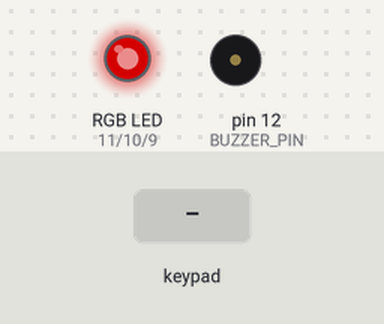
The sketch below on a simulated Arduino Uno, built with avr-gcc and run on an emulated ATmega328P. Shown: an RGB LED mixed from three pins (HIGH = lit), buzzer (waves = sounding). Inputs (shaded band) come from the test bench. Dim RGB values are drawn brighter than linear; what the sketch prints to the serial monitor is not drawn.

Above: at 1.2 s.
1.3 s: key '*' pressed
At 2.2 s:
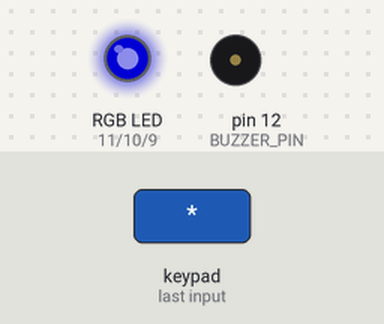
3.0 s: keypad keys 0 0 0 0 pressed 0.4 s apart
At 6.0 s:
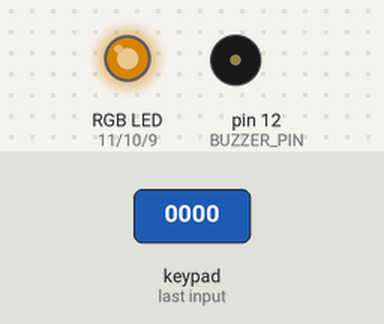
6.4 s: keypad keys 0 0 0 0 # pressed 0.4 s apart
At 8.1 s:
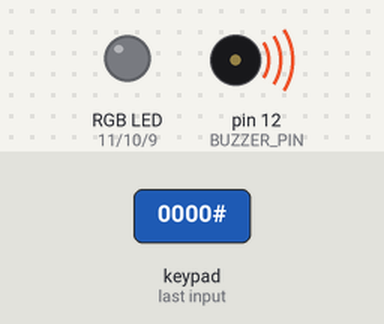
9.9 s: key '1' pressed
At 11.6 s:
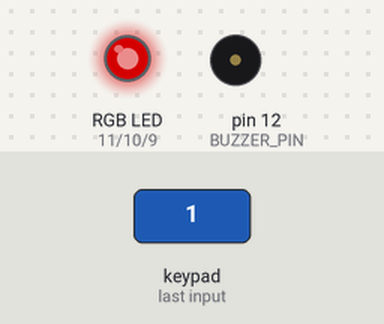
12.1 s: key '#' pressed
At 13.1 s:
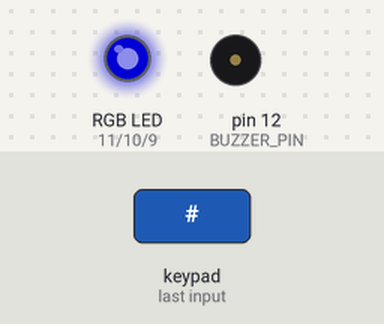
13.8 s: key '2' pressed
At 15.6 s:
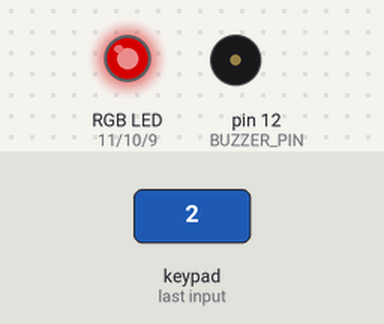
Timing chart, 0 to 17.0 s (numbered marks = the images above; inputs shaded):
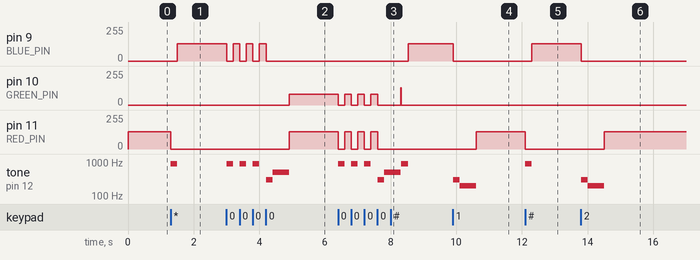

Measured:
- after the input at 1.3 s, pin 9 (BLUE_PIN): 0/255 → 128/255 after 0.20 s; pin 11 (RED_PIN): 128/255 → 0/255 at once; tone on pin 12 (BUZZER_PIN): silent → 880 Hz at once, → silent 0.20 s later
- after the input at 3.0 s, pin 9 (BLUE_PIN): alternates 128/255 for 0.20 s and 0/255 for 0.20 s, 7 changes in all, then stays 0/255, starting at once; pin 10 (GREEN_PIN): 0/255 → 80/255 after 1.9 s
- after the input at 6.4 s, pin 9 (BLUE_PIN): 0/255 → 128/255 after 2.1 s; pin 10 (GREEN_PIN): 80/255 → 0/255 at once, → 80/255 0.20 s later, → 0/255 0.20 s later, → 80/255 0.20 s later, … (9 changes in this stretch)
- after the input at 9.9 s, pin 9 (BLUE_PIN): 128/255 → 0/255 at once; pin 11 (RED_PIN): 0/255 → 128/255 after 0.71 s; tone on pin 12 (BUZZER_PIN): silent → 300 Hz at once, → 200 Hz 0.20 s later, → silent 0.50 s later
- after the input at 12.1 s, pin 9 (BLUE_PIN): 0/255 → 128/255 after 0.21 s; pin 11 (RED_PIN): 128/255 → 0/255 at once; tone on pin 12 (BUZZER_PIN): silent → 880 Hz at once, → silent 0.20 s later
- after the input at 13.8 s, pin 9 (BLUE_PIN): 128/255 → 0/255 at once; pin 11 (RED_PIN): 0/255 → 128/255 after 0.70 s; tone on pin 12 (BUZZER_PIN): silent → 300 Hz at once, → 200 Hz 0.20 s later, → silent 0.50 s later

The sketch:

Day_14_security_access_with_lights.ino
```cpp
// Explicitly include Arduino.h
#include "Arduino.h"

// Include Keypad library
#include <Keypad.h>

// Our HERO keypad has 4 rows, each with 4 columns.
const byte ROWS = 4;
const byte COLS = 4;

const byte PIN_LENGTH = 4;                           // PIN code is 4 button presses
char password[PIN_LENGTH] = { '0', '0', '0', '0' };  // Initial password is four zeros.

// Define what characters will be returned by each button
const char BUTTONS[ROWS][COLS] = {
  { '1', '2', '3', 'A' },
  { '4', '5', '6', 'B' },
  { '7', '8', '9', 'C' },
  { '*', '0', '#', 'D' }
};

// Define row and column pins connected to the keypad
const byte ROW_PINS[ROWS] = { 5, 4, 3, 2 };
const byte COL_PINS[COLS] = { 6, 7, 8, 13 };  // NOTE wire moved from Day 13's sketch to pin 13

// Create our keypad object from the keypad configuration above
Keypad heroKeypad = Keypad(makeKeymap(BUTTONS), ROW_PINS, COL_PINS, ROWS, COLS);

const byte BUZZER_PIN = 12;  // NOTE that pin 12 drives the buzzer now

const byte RED_PIN = 11;    // PWM pin controlling the red leg of our RGB LED
const byte GREEN_PIN = 10;  // PWM pin ccontrolling the green leg of our RGB LED
const byte BLUE_PIN = 9;    // PWM pin ccontrolling the blue leg of our RGB LED

void setup() {
  pinMode(RED_PIN, OUTPUT);
  pinMode(GREEN_PIN, OUTPUT);
  pinMode(BLUE_PIN, OUTPUT);

  // Since we start out "locked", we initially display a red color.
  displayColor(128, 0, 0);

  Serial.begin(9600);  // Begin monitoring via the serial monitor
  Serial.println("Press * to set new password or # to access the system.");
}

void loop() {
  char button_character = heroKeypad.getKey();  // Wait for a button press and save character

  // The '#' button unlocks our console
  if (button_character == '#') {          // Button to access system
    giveInputFeedback();                  // Short beep with blue light
    bool access_allowed = validatePIN();  // Have user enter PIN to allow access

    if (access_allowed) {
      Serial.println("Welcome, authorized user. You may now begin using the system.");
    } else {
      Serial.println("Access Denied.");
      Serial.println("\nPress * to enter new PIN or # to access the system.");
    }
  }

  // The '*' allows the user to enter a new PIN after entering current PIN for security
  if (button_character == '*') {          // Button to change password
    giveInputFeedback();                  // Short beep with blue light
    bool access_allowed = validatePIN();  // Have user enter PIN to allow access

    if (access_allowed) {
      displayColor(128, 80, 0);  // Display yellow LED while entering a NEW PIN
      Serial.println("Welcome, authorized user. Please Enter a new password: ");

      // Use a for() loop that runs once for each PIN character.  Each character read
      // replaces a character in our original PIN.
      for (int i = 0; i < PIN_LENGTH; i++) {
        password[i] = heroKeypad.waitForKey();  // replace PIN character with new character
        // NOTE: After the LAST button press we will give Success feedback, but up to the
        //       last character we simply give input feedback.  Since Array indices start
        //       at 0, this if() statement will be true for all but the LAST character of
        //       the new PIN.
        if (i < (PIN_LENGTH - 1)) {
          giveInputFeedback();
          displayColor(128, 80, 0);  // override color
        }

        Serial.print("*");
      }

      Serial.println();  // add new line after last asterisk so next message is on next line
      Serial.println("PIN Successfully Changed!");
      giveSuccessFeedback();  // TADA sound and green light for successful PIN change
    } else {
      Serial.println("Access Denied. Cannot change PIN without entering current PIN first.");
      Serial.println("\nPress * to enter new PIN or # to access the system.");
    }
  }
}

// Enter PIN and return false for bad PIN or true for good PIN
bool validatePIN() {
  Serial.println("Enter PIN to continue.");

  for (int i = 0; i < PIN_LENGTH; i++) {
    char button_character = heroKeypad.waitForKey();

    if (password[i] != button_character) {
      giveErrorFeedback();  // Error sound and red light
      Serial.println();     // start next message on new line
      Serial.print("WRONG PIN DIGIT: ");
      Serial.println(button_character);
      return false;  // return false and exit function
    }
    // Give normal input feedback for all but the LAST character
    if (i < (PIN_LENGTH - 1)) {
      giveInputFeedback();  // Short beep and blue LED
    }
    Serial.print("*");
  }

  giveSuccessFeedback();  // PIN matched - TADA! sound with green LED
  Serial.println();       // add new line after last asterisk so next message is on next line
  Serial.println("Device Successfully Unlocked!");
  return true;
}

// Display a color by providing Red, Green and Blue intensities (0-255)
void displayColor(byte red_intensity, byte green_intensity, byte blue_intensity) {
  analogWrite(RED_PIN, red_intensity);      // Set red LED intensity using PWM
  analogWrite(GREEN_PIN, green_intensity);  // Set green LED intensity using PWM
  analogWrite(BLUE_PIN, blue_intensity);    // Set blue LED intensity using PWM
}

// A recognized button was pressed.  Give short beep and blue LED
void giveInputFeedback() {
  displayColor(0, 0, 0);  // Turn off LED while playing tone
  tone(BUZZER_PIN, 880, 200);
  delay(200);               // Delay while tone is playing because tone() returns immediately
  displayColor(0, 0, 128);  // Restore blue LED
}

// A matching PIN has been entered or a new PIN has been accepted.
// Play TADA! sound and display green LED
void giveSuccessFeedback() {
  displayColor(0, 0, 0);  // Turn off LED while playing tone
  tone(BUZZER_PIN, 300, 200);
  delay(200);  // Delay while tone is playing because tone() returns immediately

  tone(BUZZER_PIN, 500, 500);
  delay(500);  // Delay while tone is playing because tone() returns immediately
  displayColor(0, 128, 0); // Display green LED
}

// Bad PIN entered.  Play descending tone and display red LED
void giveErrorFeedback() {
  displayColor(0, 0, 0);  // Turn off LED while playing tone
  tone(BUZZER_PIN, 300, 200);
  delay(200);  // Delay while tone is playing because tone() returns immediately

  tone(BUZZER_PIN, 200, 500);  // Frequency = 200Hz, Duration = 200ms
  delay(500);  // Delay while tone is playing because tone() returns immediately
  displayColor(128, 0, 0);  // Display red LED
}
```
